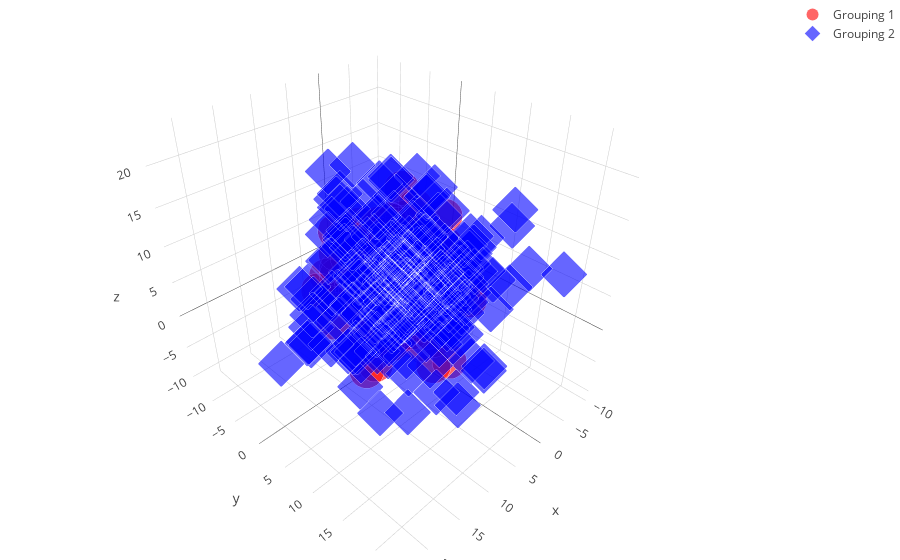

The notebook cell saved with this chart:
### Code cell
# interactive_3d_plot()

### Figure 1 — Plotly figure (JSON) as saved in the notebook; plotly's stock layout.template omitted (floating-point values rounded to 4 significant figures; data arrays with more than 128 entries replaced by an {"elided": "..."} marker saying what was removed)
{"data": [{"marker": {"color": "red", "line": {"color": "rgba(217, 217, 217, 0.14)", "width": 0.2}, "opacity": 0.6, "size": 12, "symbol": "circle"}, "mode": "markers", "name": "Grouping 1", "type": "scatter3d", "x": {"elided": "200 float values"}, "y": {"elided": "200 float values"}, "z": {"elided": "200 float values"}}, {"marker": {"color": "blue", "line": {"color": "rgba(217, 217, 217, 0.14)", "width": 0.2}, "opacity": 0.6, "size": 12, "symbol": "diamond"}, "mode": "markers", "name": "Grouping 2", "type": "scatter3d", "x": {"elided": "200 float values"}, "y": {"elided": "200 float values"}, "z": {"elided": "200 float values"}}], "layout": {"margin": {"b": 0, "l": 0, "r": 0, "t": 0}}}
